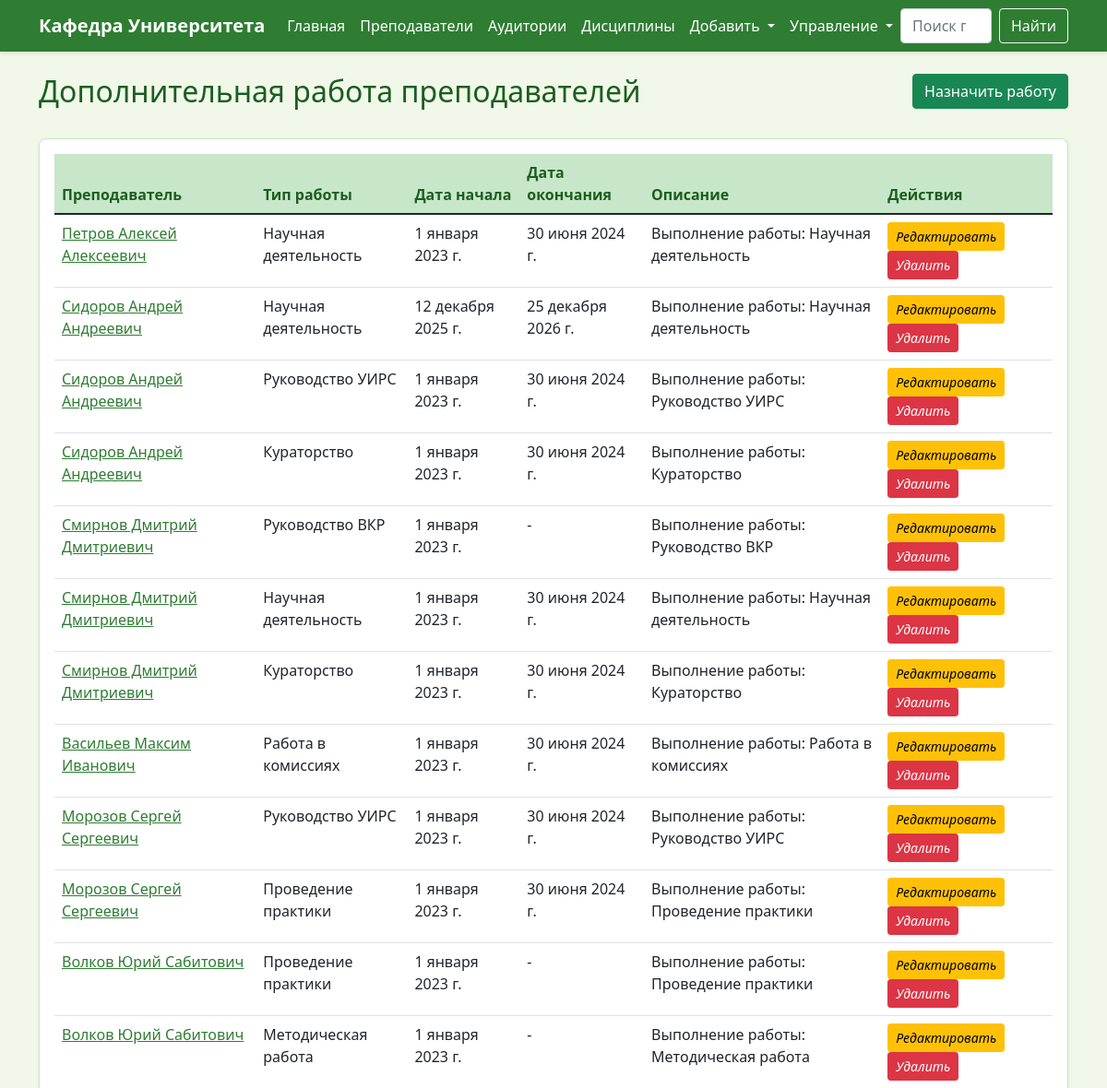
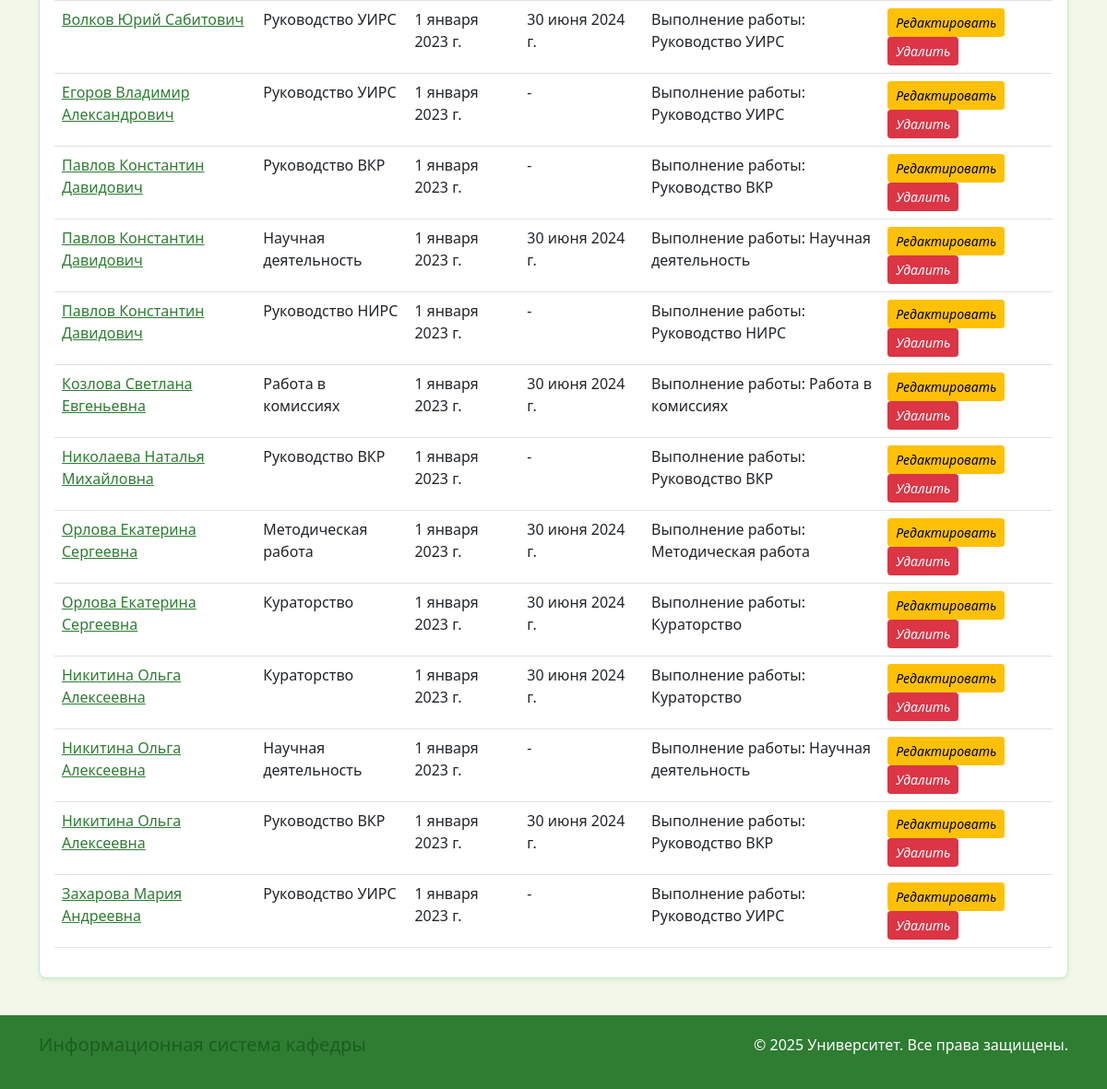
/teacher-additional-works/, run on the app's committed database (2 pictures, top to bottom).
### department/models.py (models this page shows, shortened)
class TeacherAdditionalWork(models.Model):
    teacher = models.ForeignKey(Teacher, on_delete=models.CASCADE, verbose_name="Преподаватель")
    work_type = models.ForeignKey(AdditionalWorkType, on_delete=models.CASCADE, verbose_name="Тип работы")
    start_date = models.DateField(verbose_name="Дата начала")
    end_date = models.DateField(verbose_name="Дата окончания", null=True, blank=True)
    description = models.TextField(verbose_name="Описание", blank=True)
    class Meta:
        verbose_name = "Дополнительная работа преподавателя"
        verbose_name_plural = "Дополнительные работы преподавателей"
        unique_together = ['teacher', 'work_type']

class Teacher(models.Model):
    last_name = models.CharField(max_length=100, verbose_name="Фамилия")
    first_name = models.CharField(max_length=100, verbose_name="Имя")
    middle_name = models.CharField(max_length=100, verbose_name="Отчество", blank=True)
    email = models.EmailField(verbose_name="Email")
    phone = models.CharField(max_length=20, verbose_name="Телефон")
    position = models.CharField(max_length=100, verbose_name="Должность")
    academic_degree = models.CharField(max_length=100, verbose_name="Ученая степень", blank=True)
    employment_date = models.DateField(verbose_name="Дата приема на работу")
    FULL_TIME = 'full'
    PART_TIME = 'part'
    EMPLOYMENT_CHOICES = [
        (FULL_TIME, 'Полная ставка'),
        (PART_TIME, 'Неполная ставка'),
    ]
    employment_type = models.CharField(
        max_length=10,
        choices=EMPLOYMENT_CHOICES,
        default=FULL_TIME,
        verbose_name="Тип занятости"
    )
    rate = models.FloatField(
        verbose_name="Ставка",
        validators=[MinValueValidator(0.1), MaxValueValidator(1.0)],
        default=1.0
    )
    workplace = models.ForeignKey(
        Classroom,
        on_delete=models.SET_NULL,
        null=True,
        blank=True,
        verbose_name="Рабочее место",
        unique=True
    )
    disciplines = models.ManyToManyField(Discipline, verbose_name="Дисциплины", blank=True)
    additional_works = models.ManyToManyField(
        AdditionalWorkType,
        through='TeacherAdditionalWork',
        verbose_name="Дополнительные работы",
        blank=True
    )
    notes = models.TextField(verbose_name="Примечания", blank=True)
    photo = models.ImageField(upload_to='teachers/', verbose_name="Фотография", blank=True, null=True)
    class Meta:
        verbose_name = "Преподаватель"
        verbose_name_plural = "Преподаватели"
        ordering = ['last_name', 'first_name']
    def full_name(self):
        return f"{self.last_name} {self.first_name} {self.middle_name}".strip()

class AdditionalWorkType(models.Model):
    name = models.CharField(max_length=100, verbose_name="Название работы")
    description = models.TextField(verbose_name="Описание", blank=True)
    hours_per_week = models.IntegerField(verbose_name="Часов в неделю", default=2)
    class Meta:
        verbose_name = "Тип дополнительной работы"
        verbose_name_plural = "Типы дополнительных работ"

### department/views.py (the view)
# urls.py: path('teacher-additional-works/', views.teacher_additional_work_list, name='teacher_additional_work_list'),
def teacher_additional_work_list(request):
    additional_works = TeacherAdditionalWork.objects.all().select_related('teacher', 'work_type')
    return render(request, 'department/teacher_additional_work_list.html', {
        'additional_works': additional_works,
    })

### templates/department/teacher_additional_work_list.html (shortened to what this page needs)
{% extends 'base.html' %}
{% block content %}
<div class="row mb-4">
    <div class="col-md-8">
        <h2>Дополнительная работа преподавателей</h2>
    </div>
    <div class="col-md-4 text-end">
        <a href="{% url 'department:teacher_additional_work_create' %}" class="btn btn-success">
             Назначить работу
        </a>
    </div>
</div>
<div class="row">
    <div class="col-md-12">
        {% if additional_works %}
        <div class="card">
            <div class="card-body">
                <div class="table-responsive">
                    <table class="table table-hover">
                        <thead>
                            <tr>
                                <th>Преподаватель</th>
                                <th>Тип работы</th>
                                <th>Дата начала</th>
                                <th>Дата окончания</th>
                                <th>Описание</th>
                                <th>Действия</th>
                            </tr>
                        </thead>
                        <tbody>
                            {% for work in additional_works %}
                            <tr>
                                <td>
                                    <a href="{% url 'department:teacher_detail' work.teacher.pk %}">
                                        {{ work.teacher.full_name }}
                                    </a>
                                </td>
                                <td>{{ work.work_type.name }}</td>
                                <td>{{ work.start_date }}</td>
                                <td>{{ work.end_date|default:"-" }}</td>
                                <td>{{ work.description|truncatechars:50|default:"-" }}</td>
                                <td>
                                    <a href="{% url 'department:teacher_additional_work_update' work.pk %}" class="btn btn-sm btn-warning">
                                        <i class="fas fa-edit">Редактировать</i>
                                    </a>
                                    <a href="{% url 'department:teacher_additional_work_delete' work.pk %}" class="btn btn-sm btn-danger">
                                        <i class="fas fa-trash">Удалить</i>
                                    </a>
                                </td>
                            </tr>
                            {% endfor %}
                        </tbody>
                    </table>
                </div>
            </div>
        </div>
        {% else %}
        <div class="alert alert-info">
            Дополнительная работа не назначена.
        </div>
        {% endif %}
    </div>
</div>
{% endblock %}

### templates/base.html (style rules this page uses)
:root { --primary-green: #2e7d32; --light-green: #4caf50; --dark-green: #1b5e20; --lighter-green: #c8e6c9; --bg-green: #f1f8e9; }
body { background-color: var(--bg-green); font-family: 'Segoe UI', Tahoma, Geneva, Verdana, sans-serif; }
.card { border: 1px solid var(--lighter-green); border-radius: 8px; box-shadow: 0 2px 4px rgba(46, 125, 50, 0.1); }
.table th { background-color: var(--lighter-green); color: var(--dark-green); }
h1, h2, h3, h4, h5, h6 { color: var(--dark-green); }
a { color: var(--primary-green); }

### data on the page
TeacherAdditionalWork: teacher.full_name "Петров Алексей Алексеевич", work_type.name "Научная деятельность", start_date "1 января 2023 г.", end_date "30 июня 2024 г.", description "Выполнение работы: Научная деятельность"
TeacherAdditionalWork: teacher.full_name "Сидоров Андрей Андреевич", work_type.name "Научная деятельность", start_date "12 декабря 2025 г.", end_date "25 декабря 2026 г.", description "Выполнение работы: Научная деятельность"
TeacherAdditionalWork: teacher.full_name "Сидоров Андрей Андреевич", work_type.name "Руководство УИРС", start_date "1 января 2023 г.", end_date "30 июня 2024 г.", description "Выполнение работы: Руководство УИРС"
TeacherAdditionalWork: teacher.full_name "Сидоров Андрей Андреевич", work_type.name "Кураторство", start_date "1 января 2023 г.", end_date "30 июня 2024 г.", description "Выполнение работы: Кураторство"
TeacherAdditionalWork: teacher.full_name "Смирнов Дмитрий Дмитриевич", work_type.name "Руководство ВКР", start_date "1 января 2023 г.", end_date "-", description "Выполнение работы: Руководство ВКР"
TeacherAdditionalWork: teacher.full_name "Смирнов Дмитрий Дмитриевич", work_type.name "Научная деятельность", start_date "1 января 2023 г.", end_date "30 июня 2024 г.", description "Выполнение работы: Научная деятельность"
TeacherAdditionalWork: teacher.full_name "Смирнов Дмитрий Дмитриевич", work_type.name "Кураторство", start_date "1 января 2023 г.", end_date "30 июня 2024 г.", description "Выполнение работы: Кураторство"
TeacherAdditionalWork: teacher.full_name "Васильев Максим Иванович", work_type.name "Работа в комиссиях", start_date "1 января 2023 г.", end_date "30 июня 2024 г.", description "Выполнение работы: Работа в комиссиях"
TeacherAdditionalWork: teacher.full_name "Морозов Сергей Сергеевич", work_type.name "Руководство УИРС", start_date "1 января 2023 г.", end_date "30 июня 2024 г.", description "Выполнение работы: Руководство УИРС"
TeacherAdditionalWork: teacher.full_name "Морозов Сергей Сергеевич", work_type.name "Проведение практики", start_date "1 января 2023 г.", end_date "30 июня 2024 г.", description "Выполнение работы: Проведение практики"
TeacherAdditionalWork: teacher.full_name "Волков Юрий Сабитович", work_type.name "Проведение практики", start_date "1 января 2023 г.", end_date "-", description "Выполнение работы: Проведение практики"
TeacherAdditionalWork: teacher.full_name "Волков Юрий Сабитович", work_type.name "Методическая работа", start_date "1 января 2023 г.", end_date "-", description "Выполнение работы: Методическая работа"
TeacherAdditionalWork: teacher.full_name "Волков Юрий Сабитович", work_type.name "Руководство УИРС", start_date "1 января 2023 г.", end_date "30 июня 2024 г.", description "Выполнение работы: Руководство УИРС"
TeacherAdditionalWork: teacher.full_name "Егоров Владимир Александрович", work_type.name "Руководство УИРС", start_date "1 января 2023 г.", end_date "-", description "Выполнение работы: Руководство УИРС"
TeacherAdditionalWork: teacher.full_name "Павлов Константин Давидович", work_type.name "Руководство ВКР", start_date "1 января 2023 г.", end_date "-", description "Выполнение работы: Руководство ВКР"
TeacherAdditionalWork: teacher.full_name "Павлов Константин Давидович", work_type.name "Научная деятельность", start_date "1 января 2023 г.", end_date "30 июня 2024 г.", description "Выполнение работы: Научная деятельность"
TeacherAdditionalWork: teacher.full_name "Павлов Константин Давидович", work_type.name "Руководство НИРС", start_date "1 января 2023 г.", end_date "-", description "Выполнение работы: Руководство НИРС"
TeacherAdditionalWork: teacher.full_name "Козлова Светлана Евгеньевна", work_type.name "Работа в комиссиях", start_date "1 января 2023 г.", end_date "30 июня 2024 г.", description "Выполнение работы: Работа в комиссиях"
TeacherAdditionalWork: teacher.full_name "Николаева Наталья Михайловна", work_type.name "Руководство ВКР", start_date "1 января 2023 г.", end_date "-", description "Выполнение работы: Руководство ВКР"
TeacherAdditionalWork: teacher.full_name "Орлова Екатерина Сергеевна", work_type.name "Методическая работа", start_date "1 января 2023 г.", end_date "30 июня 2024 г.", description "Выполнение работы: Методическая работа"
TeacherAdditionalWork: teacher.full_name "Орлова Екатерина Сергеевна", work_type.name "Кураторство", start_date "1 января 2023 г.", end_date "30 июня 2024 г.", description "Выполнение работы: Кураторство"
TeacherAdditionalWork: teacher.full_name "Никитина Ольга Алексеевна", work_type.name "Кураторство", start_date "1 января 2023 г.", end_date "30 июня 2024 г.", description "Выполнение работы: Кураторство"
TeacherAdditionalWork: teacher.full_name "Никитина Ольга Алексеевна", work_type.name "Научная деятельность", start_date "1 января 2023 г.", end_date "-", description "Выполнение работы: Научная деятельность"
TeacherAdditionalWork: teacher.full_name "Никитина Ольга Алексеевна", work_type.name "Руководство ВКР", start_date "1 января 2023 г.", end_date "30 июня 2024 г.", description "Выполнение работы: Руководство ВКР"
TeacherAdditionalWork: teacher.full_name "Захарова Мария Андреевна", work_type.name "Руководство УИРС", start_date "1 января 2023 г.", end_date "-", description "Выполнение работы: Руководство УИРС"
